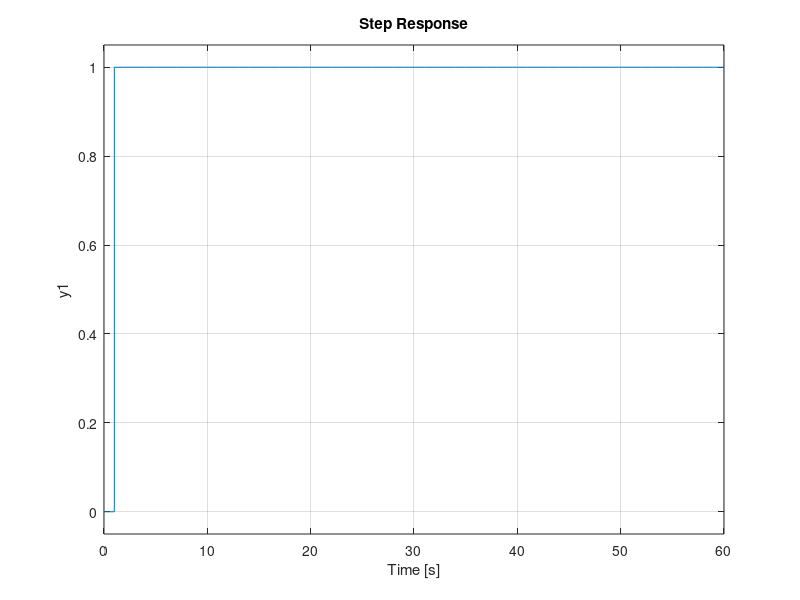
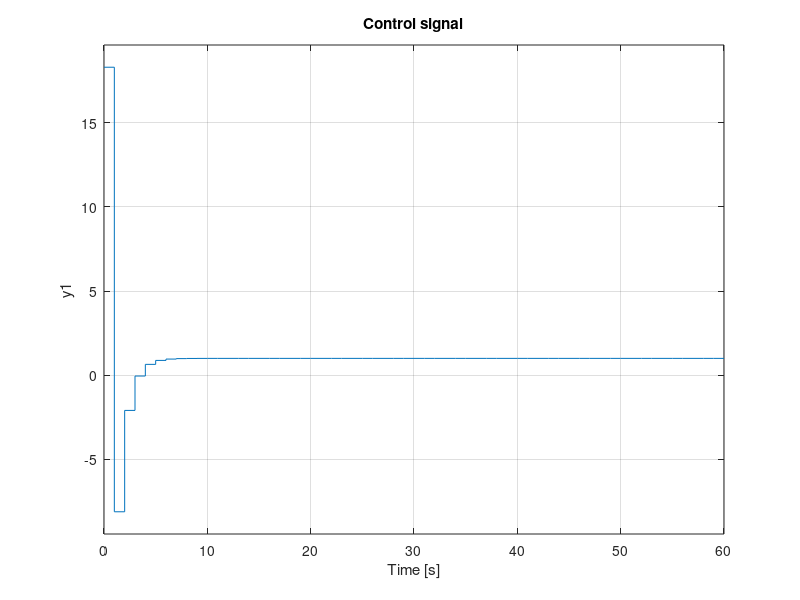

Write MATLAB code to recreate these figures, in order.
%% ========================================================================
% ---- ACS6101 Assignment week 5
% ---- Name: Paulo Roberto Loma Marconi
% ---- 03/11/2018
%% === Question 2 =========================================================
clear; clc; close all;
s = tf('s');
Gp = 0.04*(s+1)/(s^2+0.2*s+0.04); % uncompensated plant
Ts = 1; % sampling time
Gz = c2d(Gp,Ts,'zoh'); % System transfer function in discrete time
% Minimum phase case
z=zpk('z',Ts);
Mz = 1/z; % closed-loop because the relative order d = 1
Dz = Mz/(Gz*(1-Mz)); % deadbeat controller
Dz = minreal(Dz); % cancel common factors
fig = figure(1); 
step(Dz*Gz/(1+Dz*Gz)) % step response of closed-loop
saveas(fig,'Q2_deadbeat_step.png');
fig = figure(2); 
step(Dz/(1+Dz*Gz)) % control signal
title('Control signal');
saveas(fig,'Q2_deadbeat_control.png');